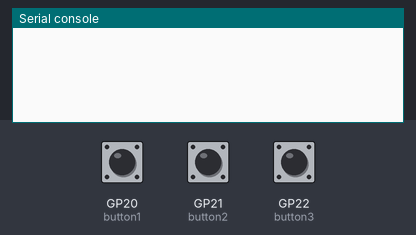
The program below on a simulated Raspberry Pi Pico running MicroPython. Parts: the last lines printed to the serial console. The test bench sets the inputs (shaded band); at power-on: GP20 (button1) HIGH, GP21 (button2) HIGH, GP22 (button3) HIGH.

Above: at 1.2 s.
1.3 s: GP20 (button1) pulled LOW for 0.15 s
At 2.6 s:
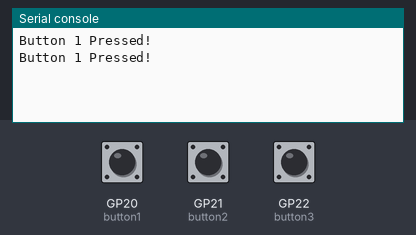
2.9 s: GP21 (button2) pulled LOW for 0.15 s
At 3.9 s:
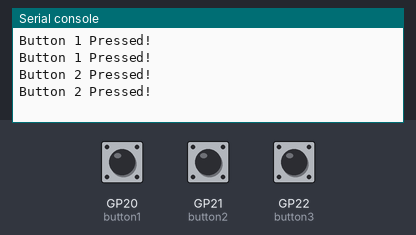
4.5 s: GP22 (button3) pulled LOW for 0.15 s
At 5.2 s:
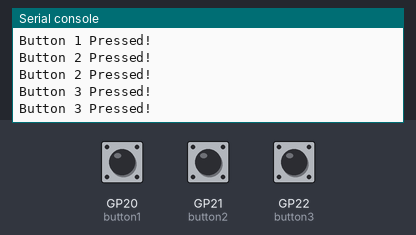
Timing chart, 0 to 7.5 s (numbered marks = the images above; inputs shaded):
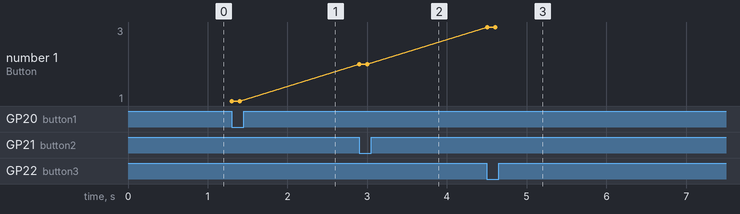

Measured:
- after the input at 1.3 s, the serial console: prints a new line at once (image 1)
- after the input at 2.9 s, the serial console: prints a new line at once (image 2)
- after the input at 4.5 s, the serial console: prints a new line at once (image 3)
- plotted number 1: 1 → 2 after the input at 2.9 s, 2 → 3 after the input at 4.5 s

The program:

button.py
```python
from machine import Pin
import time

button1 = Pin(20, Pin.IN, Pin.PULL_UP)
button2 = Pin(21, Pin.IN, Pin.PULL_UP)
button3 = Pin(22, Pin.IN, Pin.PULL_UP)

while True:
    if not button1.value():
        print("Button 1 Pressed!")
    if not button2.value():
        print("Button 2 Pressed!")
    if not button3.value():
        print("Button 3 Pressed!")
    time.sleep(0.1)
```
